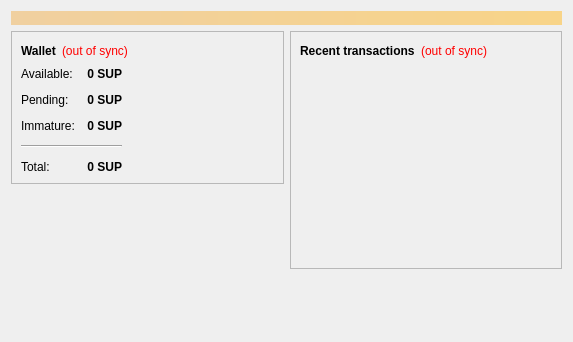
<?xml version="1.0" encoding="UTF-8"?>
<ui version="4.0">
 <class>OverviewPage</class>
 <widget class="QWidget" name="OverviewPage">
  <property name="geometry">
   <rect>
    <x>0</x>
    <y>0</y>
    <width>573</width>
    <height>342</height>
   </rect>
  </property>
  <property name="windowTitle">
   <string>Form</string>
  </property>
  <layout class="QVBoxLayout" name="topLayout">
   <item>
    <widget class="QLabel" name="labelAlerts">
     <property name="visible">
      <bool>false</bool>
     </property>
     <property name="styleSheet">
      <string notr="true">background-color: qlineargradient(x1: 0, y1: 0, x2: 1, y2: 0, stop:0 #F0D0A0, stop:1 #F8D488); color:#000000;</string>
     </property>
     <property name="wordWrap">
      <bool>true</bool>
     </property>
     <property name="margin">
      <number>3</number>
     </property>
    </widget>
   </item>
   <item>
    <layout class="QHBoxLayout" name="horizontalLayout" stretch="1,1">
     <item>
      <layout class="QVBoxLayout" name="verticalLayout_2">
       <item>
        <widget class="QFrame" name="frame">
         <property name="frameShape">
          <enum>QFrame::StyledPanel</enum>
         </property>
         <property name="frameShadow">
          <enum>QFrame::Raised</enum>
         </property>
         <layout class="QVBoxLayout" name="verticalLayout_4">
          <item>
           <layout class="QHBoxLayout" name="horizontalLayout_4">
            <item>
             <widget class="QLabel" name="label_5">
              <property name="font">
               <font>
                <weight>75</weight>
                <bold>true</bold>
               </font>
              </property>
              <property name="text">
               <string>Wallet</string>
              </property>
             </widget>
            </item>
            <item>
             <widget class="QLabel" name="labelWalletStatus">
              <property name="toolTip">
               <string>The displayed information may be out of date. Your wallet automatically synchronizes with the StartUpcoin network after a connection is established, but this process has not completed yet.</string>
              </property>
              <property name="styleSheet">
               <string notr="true">QLabel { color: red; }</string>
              </property>
              <property name="text">
               <string notr="true">(out of sync)</string>
              </property>
              <property name="alignment">
               <set>Qt::AlignLeading|Qt::AlignLeft|Qt::AlignVCenter</set>
              </property>
             </widget>
            </item>
            <item>
             <spacer name="horizontalSpacer_2">
              <property name="orientation">
               <enum>Qt::Horizontal</enum>
              </property>
              <property name="sizeHint" stdset="0">
               <size>
                <width>40</width>
                <height>20</height>
               </size>
              </property>
             </spacer>
            </item>
           </layout>
          </item>
          <item>
          <layout class="QHBoxLayout" name="horizontalLayout_3">
           <item>
           <layout class="QFormLayout" name="formLayout_2">
            <property name="fieldGrowthPolicy">
             <enum>QFormLayout::AllNonFixedFieldsGrow</enum>
            </property>
            <property name="horizontalSpacing">
             <number>12</number>
            </property>
            <property name="verticalSpacing">
             <number>12</number>
            </property>
            <item row="0" column="0">
             <widget class="QLabel" name="label">
              <property name="text">
               <string>Available:</string>
              </property>
             </widget>
            </item>
            <item row="0" column="1">
             <widget class="QLabel" name="labelBalance">
              <property name="font">
               <font>
                <weight>75</weight>
                <bold>true</bold>
               </font>
              </property>
              <property name="cursor">
               <cursorShape>IBeamCursor</cursorShape>
              </property>
              <property name="toolTip">
               <string>Your current spendable balance</string>
              </property>
              <property name="text">
               <string notr="true">0 SUP</string>
              </property>
              <property name="alignment">
               <set>Qt::AlignRight|Qt::AlignTrailing|Qt::AlignVCenter</set>
              </property>
              <property name="textInteractionFlags">
               <set>Qt::LinksAccessibleByMouse|Qt::TextSelectableByKeyboard|Qt::TextSelectableByMouse</set>
              </property>
             </widget>
            </item>
            <item row="1" column="0">
             <widget class="QLabel" name="label_3">
              <property name="text">
               <string>Pending:</string>
              </property>
             </widget>
            </item>
            <item row="1" column="1">
             <widget class="QLabel" name="labelUnconfirmed">
              <property name="font">
               <font>
                <weight>75</weight>
                <bold>true</bold>
               </font>
              </property>
              <property name="cursor">
               <cursorShape>IBeamCursor</cursorShape>
              </property>
              <property name="toolTip">
               <string>Total of transactions that have yet to be confirmed, and do not yet count toward the spendable balance</string>
              </property>
              <property name="text">
               <string notr="true">0 SUP</string>
              </property>
              <property name="alignment">
               <set>Qt::AlignRight|Qt::AlignTrailing|Qt::AlignVCenter</set>
              </property>
              <property name="textInteractionFlags">
               <set>Qt::LinksAccessibleByMouse|Qt::TextSelectableByKeyboard|Qt::TextSelectableByMouse</set>
              </property>
             </widget>
            </item>
            <item row="2" column="0">
             <widget class="QLabel" name="labelImmatureText">
              <property name="text">
               <string>Immature:</string>
              </property>
             </widget>
            </item>
            <item row="2" column="1">
             <widget class="QLabel" name="labelImmature">
              <property name="font">
               <font>
                <weight>75</weight>
                <bold>true</bold>
               </font>
              </property>
              <property name="toolTip">
               <string>Mined balance that has not yet matured</string>
              </property>
              <property name="text">
               <string notr="true">0 SUP</string>
              </property>
              <property name="alignment">
               <set>Qt::AlignRight|Qt::AlignTrailing|Qt::AlignVCenter</set>
              </property>
              <property name="textInteractionFlags">
               <set>Qt::LinksAccessibleByMouse|Qt::TextSelectableByKeyboard|Qt::TextSelectableByMouse</set>
              </property>
             </widget>
            </item>
            <item row="4" column="0">
             <widget class="QLabel" name="labelTotalText">
              <property name="text">
               <string>Total:</string>
              </property>
             </widget>
            </item>
            <item row="4" column="1">
             <widget class="QLabel" name="labelTotal">
              <property name="font">
               <font>
                <weight>75</weight>
                <bold>true</bold>
               </font>
              </property>
              <property name="cursor">
               <cursorShape>IBeamCursor</cursorShape>
              </property>
              <property name="toolTip">
               <string>Your current total balance</string>
              </property>
              <property name="text">
               <string notr="true">0 SUP</string>
              </property>
              <property name="alignment">
               <set>Qt::AlignRight|Qt::AlignTrailing|Qt::AlignVCenter</set>
              </property>
              <property name="textInteractionFlags">
               <set>Qt::LinksAccessibleByMouse|Qt::TextSelectableByKeyboard|Qt::TextSelectableByMouse</set>
              </property>
             </widget>
            </item>
            <item row="3" column="0" colspan="2">
             <widget class="Line" name="line">
              <property name="orientation">
               <enum>Qt::Horizontal</enum>
              </property>
             </widget>
            </item>
           </layout>
          </item>
            <item>
             <spacer name="horizontalSpacer_3">
              <property name="orientation">
               <enum>Qt::Horizontal</enum>
              </property>
              <property name="sizeHint" stdset="0">
               <size>
                <width>40</width>
                <height>20</height>
               </size>
              </property>
             </spacer>
            </item>
           </layout>
          </item>
         </layout>
        </widget>
       </item>
       <item>
        <spacer name="verticalSpacer">
         <property name="orientation">
          <enum>Qt::Vertical</enum>
         </property>
         <property name="sizeHint" stdset="0">
          <size>
           <width>20</width>
           <height>40</height>
          </size>
         </property>
        </spacer>
       </item>
      </layout>
     </item>
     <item>
      <layout class="QVBoxLayout" name="verticalLayout_3">
       <item>
        <widget class="QFrame" name="frame_2">
         <property name="frameShape">
          <enum>QFrame::StyledPanel</enum>
         </property>
         <property name="frameShadow">
          <enum>QFrame::Raised</enum>
         </property>
         <layout class="QVBoxLayout" name="verticalLayout">
          <item>
           <layout class="QHBoxLayout" name="horizontalLayout_2">
            <item>
             <widget class="QLabel" name="label_4">
              <property name="text">
               <string>&lt;b&gt;Recent transactions&lt;/b&gt;</string>
              </property>
             </widget>
            </item>
            <item>
             <widget class="QLabel" name="labelTransactionsStatus">
              <property name="toolTip">
               <string>The displayed information may be out of date. Your wallet automatically synchronizes with the StartUpcoin network after a connection is established, but this process has not completed yet.</string>
              </property>
              <property name="styleSheet">
               <string notr="true">QLabel { color: red; }</string>
              </property>
              <property name="text">
               <string notr="true">(out of sync)</string>
              </property>
              <property name="alignment">
               <set>Qt::AlignRight|Qt::AlignTrailing|Qt::AlignVCenter</set>
              </property>
             </widget>
            </item>
            <item>
             <spacer name="horizontalSpacer">
              <property name="orientation">
               <enum>Qt::Horizontal</enum>
              </property>
              <property name="sizeHint" stdset="0">
               <size>
                <width>40</width>
                <height>20</height>
               </size>
              </property>
             </spacer>
            </item>
           </layout>
          </item>
          <item>
           <widget class="QListView" name="listTransactions">
            <property name="styleSheet">
             <string notr="true">QListView { background: transparent; }</string>
            </property>
            <property name="frameShape">
             <enum>QFrame::NoFrame</enum>
            </property>
            <property name="verticalScrollBarPolicy">
             <enum>Qt::ScrollBarAlwaysOff</enum>
            </property>
            <property name="horizontalScrollBarPolicy">
             <enum>Qt::ScrollBarAlwaysOff</enum>
            </property>
            <property name="selectionMode">
             <enum>QAbstractItemView::NoSelection</enum>
            </property>
           </widget>
          </item>
         </layout>
        </widget>
       </item>
       <item>
        <spacer name="verticalSpacer_2">
         <property name="orientation">
          <enum>Qt::Vertical</enum>
         </property>
         <property name="sizeHint" stdset="0">
          <size>
           <width>20</width>
           <height>40</height>
          </size>
         </property>
        </spacer>
       </item>
      </layout>
     </item>
    </layout>
   </item>
  </layout>
 </widget>
 <resources/>
 <connections/>
</ui>
